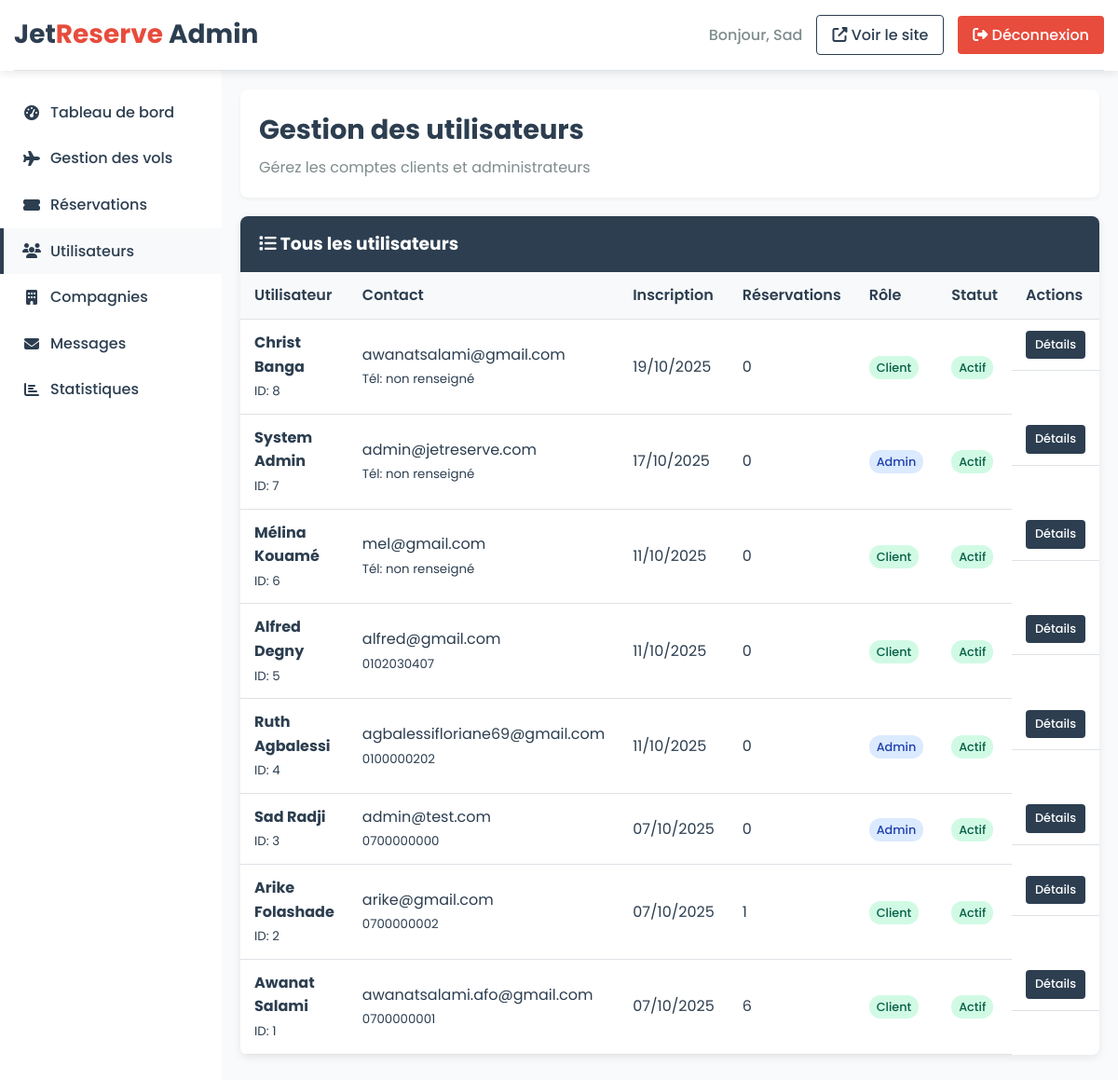
/dashboard/gestion_utilisateurs.php (signed in), run on the app's committed database.
### tables this page shows
CREATE TABLE IF NOT EXISTS `users` (
  `id_user` int(11) NOT NULL AUTO_INCREMENT,
  `nom` varchar(50) NOT NULL,
  `prenom` varchar(50) NOT NULL,
  `email` varchar(100) NOT NULL,
  `telephone` varchar(20) DEFAULT NULL,
  `password` varchar(255) NOT NULL,
  `role` enum('client','admin') DEFAULT 'client',
  `statut` enum('actif','inactif') NOT NULL,
  `date_creation` timestamp NULL DEFAULT CURRENT_TIMESTAMP,
  PRIMARY KEY (`id_user`),
  UNIQUE KEY `email` (`email`)
);

### dashboard/gestion_utilisateurs.php (the view, shortened to what this page needs)
<?php include 'includes/check_admin.php'; ?>
<!DOCTYPE html>
<html lang="fr">
<head>
    <link rel="stylesheet" href="https://cdnjs.cloudflare.com/ajax/libs/font-awesome/6.4.0/css/all.min.css">
</head>
<body>
    <header class="admin-header">
        <div class="container">
            <div class="header-top">
                <a href="index.php" class="logo">Jet<span>Reserve</span> Admin</a>
                <div class="admin-info">
                    <span class="user-welcome">Bonjour, <?php echo $_SESSION['prenom']; ?></span>
                    <a href="../index.php" class="btn btn-outline" target="_blank">
                        <i class="fas fa-external-link-alt"></i> Voir le site
                    </a>
                    <a href="../vge64/deconnexion.php" class="btn btn-danger">
                        <i class="fas fa-sign-out-alt"></i> Déconnexion
                    </a>
                </div>
            </div>
        </div>
    </header>
    <div class="admin-container">
        <nav class="admin-sidebar">
            <ul class="sidebar-menu">
                <li class="menu-item">
                    <a href="index.php" class="menu-link">
                        <i class="fas fa-tachometer-alt"></i>
                        Tableau de bord
                    </a>
                </li>
                <li class="menu-item">
                    <a href="gestion_vols.php" class="menu-link">
                        <i class="fas fa-plane"></i>
                        Gestion des vols
                    </a>
                </li>
                <li class="menu-item">
                    <a href="gestion_reservations.php" class="menu-link">
                        <i class="fas fa-ticket-alt"></i>
                        Réservations
                    </a>
                </li>
                <li class="menu-item active">
                    <a href="gestion_utilisateurs.php" class="menu-link">
                        <i class="fas fa-users"></i>
                        Utilisateurs
                    </a>
                </li>
                <li class="menu-item">
                    <a href="gestion_compagnies.php" class="menu-link">
                        <i class="fas fa-building"></i>
                        Compagnies
                    </a>
                </li>
                <li class="menu-item">
                    <a href="messages.php" class="menu-link">
                        <i class="fas fa-envelope"></i>
                        Messages
                    </a>
                </li>
                <li class="menu-item">
                    <a href="statistiques.php" class="menu-link">
                        <i class="fas fa-chart-bar"></i>
                        Statistiques
                    </a>
                </li>
            </ul>
        </nav>
        <main class="admin-content">
            <div class="content-header">
                <div class="d-flex justify-content-between align-items-center">
                    <div>
                        <h1 class="page-title">Gestion des utilisateurs</h1>
                        <p class="page-subtitle">Gérez les comptes clients et administrateurs</p>
                    </div>
                </div>
            </div>
            <div class="data-table">
                <div class="table-header">
                    <h3 style="margin: 0; color: white;">
                        <i class="fas fa-list"></i> Tous les utilisateurs
                    </h3>
                </div>
                <?php
                try {
                    $stmt = $pdo->prepare("
                        SELECT u.*, COUNT(r.id_reservation) as total_reservations
                        FROM users u
                        LEFT JOIN reservations r ON u.id_user = r.id_user
                        GROUP BY u.id_user
                        ORDER BY u.date_creation DESC
                    ");
                    $stmt->execute();
                    $users = $stmt->fetchAll(PDO::FETCH_ASSOC);
                    if ($users) {
                        echo '<table>';
                        echo '<thead>';
                        echo '<tr>';
                        echo '<th>Utilisateur</th>';
                        echo '<th>Contact</th>';
                        echo '<th>Inscription</th>';
                        echo '<th>Réservations</th>';
                        echo '<th>Rôle</th>';
                        echo '<th>Statut</th>';
                        echo '<th>Actions</th>';
                        echo '</tr>';
                        echo '</thead>';
                        echo '<tbody>';
                        foreach ($users as $user) {
                            echo '<tr>';
                            echo '<td>';
                            echo '<strong>' . htmlspecialchars($user['prenom'] . ' ' . $user['nom']) . '</strong><br>';
                            echo '<small>ID: ' . $user['id_user'] . '</small>';
                            echo '</td>';
                            echo '<td>';
                            echo htmlspecialchars($user['email']) . '<br>';
                            echo '<small>' . ($user['telephone'] ? htmlspecialchars($user['telephone']) : 'Tél: non renseigné') . '</small>';
                            echo '</td>';
                            echo '<td>' . date('d/m/Y', strtotime($user['date_creation'])) . '</td>';
                            echo '<td>' . $user['total_reservations'] . '</td>';
                            echo '<td><span class="badge badge-' . ($user['role'] == 'admin' ? 'primary' : 'success') . '">' . ucfirst($user['role']) . '</span></td>';
                            echo '<td><span class="badge badge-' . ($user['statut'] == 'actif' ? 'success' : 'danger') . '">' . ucfirst($user['statut']) . '</span></td>';
                            echo '<td class="action-buttons">';
                            echo '<a href="gestion_utilisateurs.php?action=view&id=' . $user['id_user'] . '" class="btn btn-primary btn-sm">Détails</a>';
                            echo '</td>';
                            echo '</tr>';
                        }
                        echo '</tbody>';
                        echo '</table>';
                    } else {
                        echo '<div style="padding: 20px; text-align: center; color: var(--secondary);">Aucun utilisateur trouvé.</div>';
                    }
                } catch (PDOException $e) {
                    echo '<div style="padding: 20px; text-align: center; color: var(--danger);">Erreur: ' . $e->getMessage() . '</div>';
                }
                ?>
            </div>
        </main>
    </div>
</body>
</html>

### dashboard/gestion_utilisateurs.php (style rules this page uses)
:root { --primary: #2c3e50; --secondary: #7f8c8d; --success: #27ae60; --danger: #e74c3c; --warning: #f39c12; --info: #3498db; --light: #f8f9fa; --dark: #2c3e50; --white: #ffffff; --gray: #7f8c8d; --light-gray: #f9fafb; --border-color: #dee2e6; }
* { margin: 0; padding: 0; box-sizing: border-box; }
body { font-family: 'Poppins', sans-serif; background-color: var(--light-gray); color: var(--dark); line-height: 1.6; }
.container { width: 100%; max-width: 1400px; margin: 0 auto; padding: 0 15px; }
.admin-header { background-color: var(--white); box-shadow: 0 2px 10px rgba(0, 0, 0, 0.1); position: sticky; top: 0; z-index: 1000; }
.header-top { display: flex; justify-content: space-between; align-items: center; padding: 15px 0; border-bottom: 1px solid var(--border-color); }
.logo { font-size: 28px; font-weight: 700; color: var(--primary); text-decoration: none; }
.logo span { color: var(--danger); }
.admin-info { display: flex; align-items: center; gap: 15px; }
.user-welcome { color: var(--secondary); font-weight: 500; }
.btn { padding: 8px 16px; border-radius: 4px; font-weight: 500; cursor: pointer; transition: all 0.3s ease; border: none; font-family: 'Poppins', sans-serif; text-decoration: none; display: inline-block; text-align: center; }
.btn-outline { background-color: transparent; border: 1px solid var(--primary); color: var(--primary); }
.btn-primary { background-color: var(--primary); color: var(--white); }
.btn-danger { background-color: var(--danger); color: var(--white); }
.admin-container { display: flex; min-height: calc(100vh - 80px); }
.admin-sidebar { width: 250px; background: var(--white); box-shadow: 2px 0 5px rgba(0,0,0,0.1); padding: 20px 0; }
.sidebar-menu { list-style: none; }
.menu-item { padding: 12px 20px; border-left: 4px solid transparent; transition: all 0.3s ease; }
.menu-item.active { background: var(--light); border-left-color: var(--primary); }
.menu-link { color: var(--dark); text-decoration: none; display: flex; align-items: center; gap: 10px; font-weight: 500; }
.menu-link i { width: 20px; text-align: center; }
.admin-content { flex: 1; padding: 20px; background: var(--light-gray); }
.content-header { background: var(--white); padding: 20px; border-radius: 8px; margin-bottom: 20px; box-shadow: 0 2px 4px rgba(0,0,0,0.05); }
.page-title { color: var(--primary); margin-bottom: 5px; font-size: 1.8rem; }
.page-subtitle { color: var(--secondary); font-size: 1rem; }
.data-table { background: var(--white); border-radius: 8px; overflow: hidden; box-shadow: 0 3px 10px rgba(0,0,0,0.08); margin-bottom: 20px; }
.table-header { background: var(--primary); color: var(--white); padding: 15px 20px; }
table { width: 100%; border-collapse: collapse; }
th, td { padding: 12px 15px; text-align: left; border-bottom: 1px solid var(--border-color); }
th { background: var(--light); font-weight: 600; color: var(--dark); }
.badge { padding: 4px 8px; border-radius: 12px; font-size: 0.8rem; font-weight: 500; }
.badge-success { background: #d1fae5; color: #065f46; }
.badge-primary { background: #dbeafe; color: #1e40af; }
.action-buttons { display: flex; gap: 5px; }
.btn-sm { padding: 5px 10px; font-size: 0.8rem; }
.d-flex { display: flex; }
.justify-content-between { justify-content: space-between; }
.align-items-center { align-items: center; }

### data on the page
users: prenom+nom "Christ Banga", id_user "8", email "awanatsalami@gmail.com", shows "Tél: non renseigné", date_creation "19/10/2025", total_reservations "0", role "Client", statut "Actif"
users: prenom+nom "System Admin", id_user "7", email "admin@jetreserve.com", shows "Tél: non renseigné", date_creation "17/10/2025", total_reservations "0", role "Admin", statut "Actif"
users: prenom+nom "Mélina Kouamé", id_user "6", email "mel@gmail.com", shows "Tél: non renseigné", date_creation "11/10/2025", total_reservations "0", role "Client", statut "Actif"
users: prenom+nom "Alfred Degny", id_user "5", email "alfred@gmail.com", telephone "0102030407", date_creation "11/10/2025", total_reservations "0", role "Client", statut "Actif"
users: prenom+nom "Ruth Agbalessi", id_user "4", email "agbalessifloriane69@gmail.com", telephone "0100000202", date_creation "11/10/2025", total_reservations "0", role "Admin", statut "Actif"
users: prenom+nom "Sad Radji", id_user "3", email "admin@test.com", telephone "0700000000", date_creation "07/10/2025", total_reservations "0", role "Admin", statut "Actif"
users: prenom+nom "Arike Folashade", id_user "2", email "arike@gmail.com", telephone "0700000002", date_creation "07/10/2025", total_reservations "1", role "Client", statut "Actif"
users: prenom+nom "Awanat Salami", id_user "1", email "awanatsalami.afo@gmail.com", telephone "0700000001", date_creation "07/10/2025", total_reservations "6", role "Client", statut "Actif"

### other printed values
$_SESSION['prenom'] "Sad"
